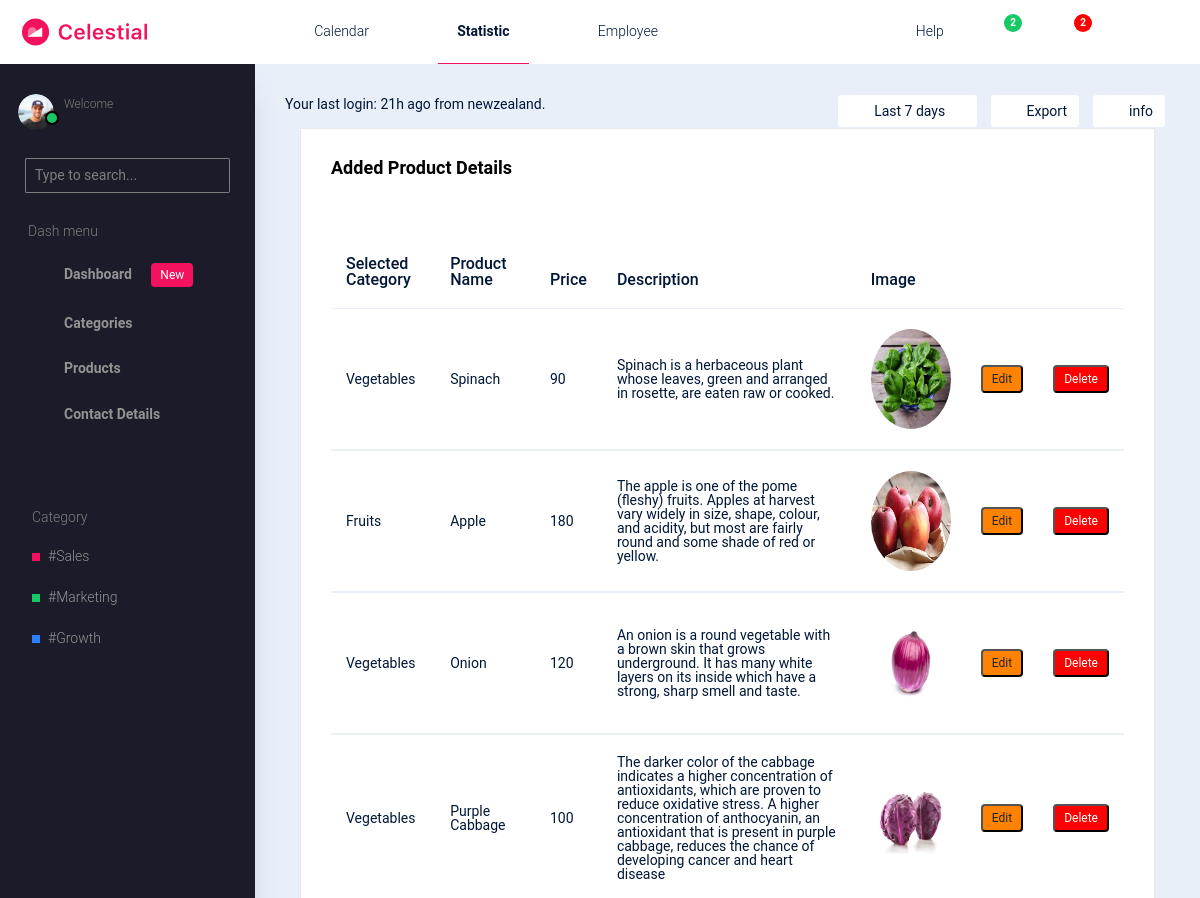
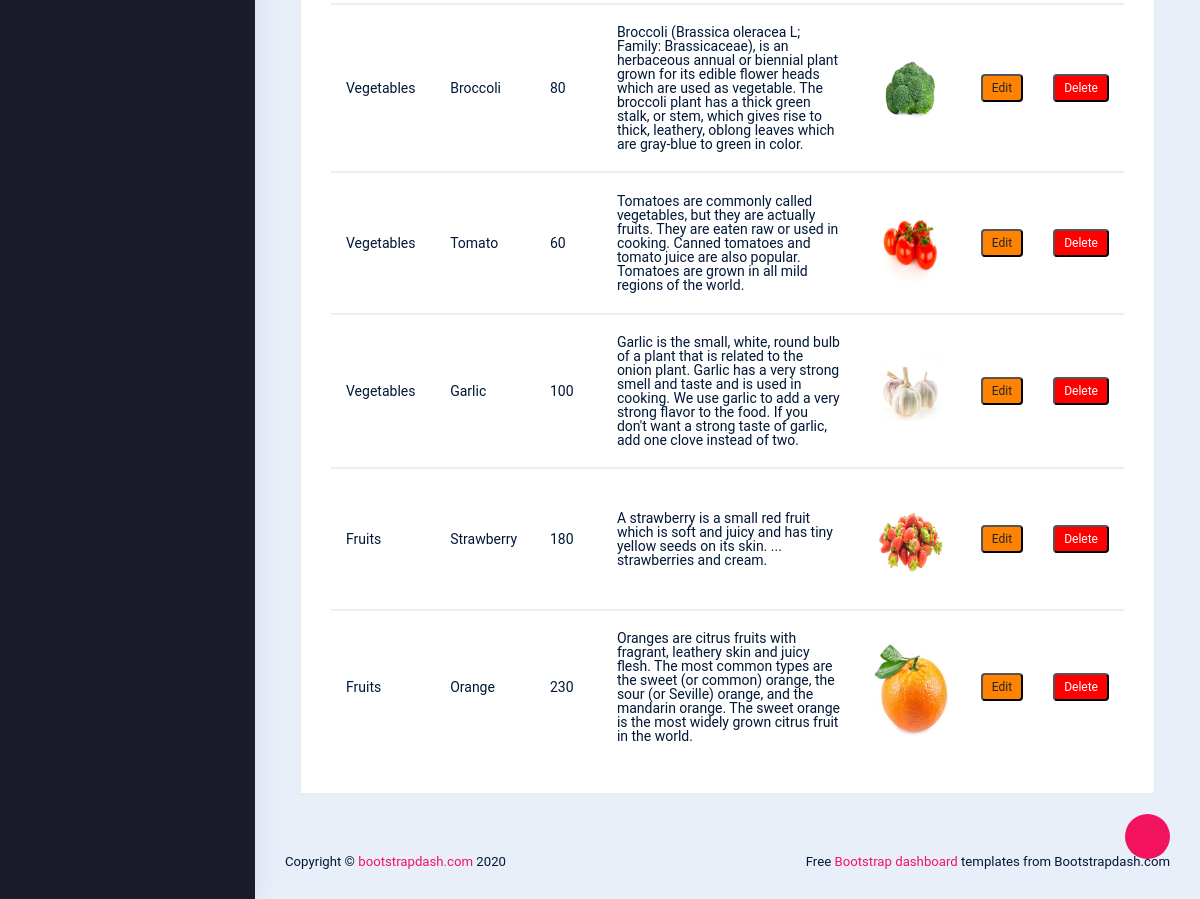
Screenshot of /Backend/display_Product/ with the database file from the repository (2 pictures, top to bottom).
### Backend/models.py (models this page shows)
class ProductDb(models.Model):
    Select_Category = models.CharField(max_length=100,null=True,blank=True)
    Product_Name = models.CharField(max_length=100,null=True,blank=True)
    Price = models.IntegerField(max_length=100,null=True,blank=True)
    Description = models.CharField(max_length=100, null=True, blank=True)
    Product_Image = models.ImageField(upload_to="Product_Images", null=True, blank=True)

### Backend/views.py (the view)
# urls.py: path('display_Product/',views.display_Product,name="display_Product"),
def display_Product(request):
    data = ProductDb.objects.all()
    return render(request,"Display_Products.html",{'data':data})

### Backend/templates/Display_Products.html (shortened to what this page needs)
<!DOCTYPE html>
{% extends 'index.html' %}
{% block content %}
<html lang="en">
<head>
</head>
<body>
<div class="col-lg-12 grid-margin stretch-card">
              <div class="card">
                <div class="card-body">
                  <h4 class="card-title">Added Product Details</h4>
                  <p class="card-description">
                     <code></code>
                  </p>
                  <div class="table-responsive">
                    <table class="table table-hover">
                      <thead>
                        <tr>
                          <th>Selected Category</th>
                          <th>Product Name</th>
                          <th>Price</th>
                          <th>Description</th>
                          <th>Image</th>
                        </tr>
                      </thead>
                        {% for i in data %}
                      <tbody>
                        <tr>
                          <td>{{i.Select_Category}}</td>
                          <td>{{i.Product_Name}}</td>
                          <td>{{i.Price }}</td>
                          <td>{{i.Description}}</td>
                          <td>
                              <img src={{i.Product_Image.url}} style="height:100px;width:80px;" >
                          </td>
                           <td>
                              <a href="{% url 'edit_product' productid=i.id %}">
                                 <button class="badge badge-warning">Edit</button>
                              </a>
                          </td>
                          <td>
                              <a href="">
                                 <button class="badge badge-danger">Delete</button>
                              </a>
                          </td>
                        </tr>
                        {% empty end data %}
                      </tbody>
                    </table>
                  </div>
                </div>
              </div>
            </div>
</html>
{% endblock %}

### Backend/templates/index.html (shortened to what this page needs)
<!DOCTYPE html>
{% load static %}
<html lang="en">
  <head>
    <link rel="stylesheet" href="{% static 'newfolder/vendors/typicons.font/font/typicons.css' %}">
    <link rel="stylesheet" href="{% static 'newfolder/vendors/css/vendor.bundle.base.css' %}">
    <link rel="stylesheet" href="{% static 'newfolder/css/vertical-layout-light/style.css' %}">
  </head>
  <body>
    <div class="container-scroller">
      <nav class="navbar col-lg-12 col-12 p-0 fixed-top d-flex flex-row">
        <div class="text-center navbar-brand-wrapper d-flex align-items-center justify-content-center">
          <a class="navbar-brand brand-logo" href="index.html"><img src="{% static 'newfolder/images/logo.svg' %}" alt="logo"/></a>
          <button class="navbar-toggler navbar-toggler align-self-center d-none d-lg-flex" type="button" data-toggle="minimize">
            <span class="typcn typcn-th-menu"></span>
          </button>
        </div>
        <div class="navbar-menu-wrapper d-flex align-items-center justify-content-end">
          <ul class="navbar-nav mr-lg-2">
            <li class="nav-item  d-none d-lg-flex">
              <a class="nav-link" href="#">
                Calendar
              </a>
            </li>
            <li class="nav-item  d-none d-lg-flex">
              <a class="nav-link active" href="#">
                Statistic
              </a>
            </li>
            <li class="nav-item  d-none d-lg-flex">
              <a class="nav-link" href="#">
                Employee
              </a>
            </li>
          </ul>
          <ul class="navbar-nav navbar-nav-right">
            <li class="nav-item d-none d-lg-flex  mr-2">
              <a class="nav-link" href="#">
                Help
              </a>
            </li>
            <li class="nav-item dropdown d-flex">
              <a class="nav-link count-indicator dropdown-toggle d-flex justify-content-center align-items-center" id="messageDropdown" href="#" data-toggle="dropdown">
                <i class="typcn typcn-message-typing"></i>
                <span class="count bg-success">2</span>
              </a>
            </li>
            <li class="nav-item dropdown  d-flex">
              <a class="nav-link count-indicator dropdown-toggle d-flex align-items-center justify-content-center" id="notificationDropdown" href="#" data-toggle="dropdown">
                <i class="typcn typcn-bell mr-0"></i>
                <span class="count bg-danger">2</span>
              </a>
            </li>
            <li class="nav-item nav-profile dropdown">
              <a class="nav-link dropdown-toggle  pl-0 pr-0" href="#" data-toggle="dropdown" id="profileDropdown">
                <i class="typcn typcn-user-outline mr-0"></i>
              </a>
            </li>
          </ul>
        </div>
      </nav>
      <div class="container-fluid page-body-wrapper">
        <div class="theme-setting-wrapper">
          <div id="settings-trigger"><i class="typcn typcn-cog-outline"></i></div>
        </div>
        <nav class="sidebar sidebar-offcanvas" id="sidebar">
        <ul class="nav">
          <li class="nav-item">
            <div class="d-flex sidebar-profile">
              <div class="sidebar-profile-image">
                <img src="{% static 'newfolder/images/faces/face29.png' %}" alt="image">
                <span class="sidebar-status-indicator"></span>
              </div>
              <div class="sidebar-profile-name">
                <p class="sidebar-designation">
                  Welcome
                </p>
              </div>
            </div>
            <div class="nav-search">
              <div class="input-group">
                <input type="text" class="form-control" placeholder="Type to search..." aria-label="search" aria-describedby="search">
                <div class="input-group-append">
                  <span class="input-group-text" id="search">
                    <i class="typcn typcn-zoom"></i>
                  </span>
                </div>
              </div>
            </div>
            <p class="sidebar-menu-title">Dash menu</p>
          </li>
          <li class="nav-item">
            <a class="nav-link" href="{% url 'index_page' %}">
              <i class="typcn typcn-device-desktop menu-icon"></i>
              <span class="menu-title">Dashboard <span class="badge badge-primary ml-3">New</span></span>
            </a>
          </li>
          <li class="nav-item">
            <a class="nav-link" data-toggle="collapse" href="#form-elements" aria-expanded="false" aria-controls="form-elements">
              <i class="typcn typcn-film menu-icon"></i>
              <span class="menu-title">Categories</span>
              <i class="menu-arrow"></i>
            </a>
          </li>
          <li class="nav-item">
            <a class="nav-link" data-toggle="collapse" href="#form-elements" aria-expanded="false" aria-controls="form-elements">
              <i class="typcn typcn-film menu-icon"></i>
              <span class="menu-title">Products</span>
              <i class="menu-arrow"></i>
            </a>
          </li>
          <li class="nav-item">
            <a class="nav-link" data-toggle="collapse" href="#form-elements" aria-expanded="false" aria-controls="form-elements">
              <i class="typcn typcn-film menu-icon"></i>
              <span class="menu-title">Contact Details</span>
              <i class="menu-arrow"></i>
            </a>
          </li>
        </ul>
        <ul class="sidebar-legend">
          <li>
            <p class="sidebar-menu-title">Category</p>
          </li>
          <li class="nav-item"><a href="#" class="nav-link">#Sales</a></li>
          <li class="nav-item"><a href="#" class="nav-link">#Marketing</a></li>
          <li class="nav-item"><a href="#" class="nav-link">#Growth</a></li>
        </ul>
      </nav>
        <div class="main-panel">
          <div class="content-wrapper">
            <div class="row">
              <div class="col-sm-6">
                <p>Your last login: 21h ago from newzealand.</p>
              </div>
              <div class="col-sm-6">
                <div class="d-flex align-items-center justify-content-md-end">
                  <div class="mb-3 mb-xl-0 pr-1">
                      <div class="dropdown">
                        <button class="btn bg-white btn-sm dropdown-toggle btn-icon-text border mr-2" type="button" id="dropdownMenu3" data-toggle="dropdown" aria-haspopup="true" aria-expanded="false">
                            <i class="typcn typcn-calendar-outline mr-2"></i>Last 7 days
                        </button>
                      </div>
                  </div>
                  <div class="pr-1 mb-3 mr-2 mb-xl-0">
                    <button type="button" class="btn btn-sm bg-white btn-icon-text border"><i class="typcn typcn-arrow-forward-outline mr-2"></i>Export</button>
                  </div>
                  <div class="pr-1 mb-3 mb-xl-0">
                    <button type="button" class="btn btn-sm bg-white btn-icon-text border"><i class="typcn typcn-info-large-outline mr-2"></i>info</button>
                  </div>
                </div>
              </div>
            </div>
            {% block content %}{% endblock %}
          </div>
          <footer class="footer">
            <div class="d-sm-flex justify-content-center justify-content-sm-between">
              <span class="text-center text-sm-left d-block d-sm-inline-block">Copyright © <a href="https://www.bootstrapdash.com/" target="_blank">bootstrapdash.com</a> 2020</span>
              <span class="float-none float-sm-right d-block mt-1 mt-sm-0 text-center">Free <a href="https://www.bootstrapdash.com/" target="_blank">Bootstrap dashboard </a>templates from Bootstrapdash.com</span>
            </div>
          </footer>
        </div>
      </div>
    </div>
  </body>
</html>

### rows the page displays
ProductDb: Select_Category "Vegetables", Product_Name "Spinach", Price "90", Description "Spinach is a herbaceous plant whose leaves, green and arranged in rosette, are eaten raw or cooked.", Product_Image (picture)
ProductDb: Select_Category "Fruits", Product_Name "Apple", Price "180", Description "The apple is one of the pome (fleshy) fruits. Apples at harvest vary widely in size, shape, colour, and acidity, but most are fairly round and some shade of red or yellow.", Product_Image (picture)
ProductDb: Select_Category "Vegetables", Product_Name "Onion", Price "120", Description "An onion is a round vegetable with a brown skin that grows underground. It has many white layers on its inside which have a strong, sharp smell and taste.", Product_Image (picture)
ProductDb: Select_Category "Vegetables", Product_Name "Purple Cabbage", Price "100", Description "The darker color of the cabbage indicates a higher concentration of antioxidants, which are proven to reduce oxidative stress. A higher concentration of anthocyanin, an antioxidant that is present in purple cabbage, reduces the chance of developing cancer and heart disease", Product_Image (picture)
ProductDb: Select_Category "Vegetables", Product_Name "Broccoli", Price "80", Description "Broccoli (Brassica oleracea L; Family: Brassicaceae), is an herbaceous annual or biennial plant grown for its edible flower heads which are used as vegetable. The broccoli plant has a thick green stalk, or stem, which gives rise to thick, leathery, oblong leaves which are gray-blue to green in color.", Product_Image (picture)
ProductDb: Select_Category "Vegetables", Product_Name "Tomato", Price "60", Description "Tomatoes are commonly called vegetables, but they are actually fruits. They are eaten raw or used in cooking. Canned tomatoes and tomato juice are also popular. Tomatoes are grown in all mild regions of the world.", Product_Image (picture)
ProductDb: Select_Category "Vegetables", Product_Name "Garlic", Price "100", Description "Garlic is the small, white, round bulb of a plant that is related to the onion plant. Garlic has a very strong smell and taste and is used in cooking. We use garlic to add a very strong flavor to the food. If you don't want a strong taste of garlic, add one clove instead of two.", Product_Image (picture)
ProductDb: Select_Category "Fruits", Product_Name "Strawberry", Price "180", Description "A strawberry is a small red fruit which is soft and juicy and has tiny yellow seeds on its skin. ... strawberries and cream.", Product_Image (picture)
ProductDb: Select_Category "Fruits", Product_Name "Orange", Price "230", Description "Oranges are citrus fruits with fragrant, leathery skin and juicy flesh. The most common types are the sweet (or common) orange, the sour (or Seville) orange, and the mandarin orange. The sweet orange is the most widely grown citrus fruit in the world.", Product_Image (picture)
